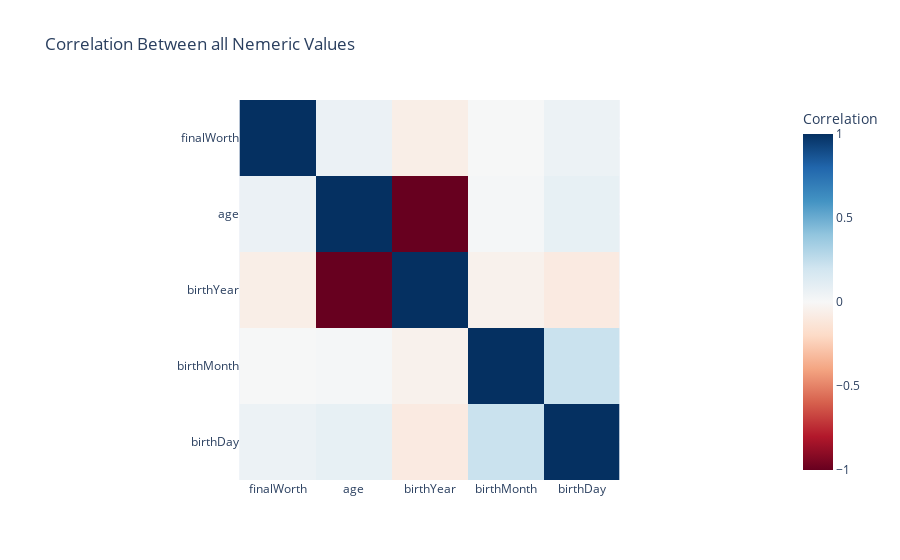

The cell this chart's notebook holds for it:
### Code cell
fig = px.imshow(corr_matrix.values,
                x=corr_matrix.columns,
                y=corr_matrix.index,
                color_continuous_scale='RdBu',
                zmin=-1, zmax=1,
                labels=dict( color='Correlation'),
                title='Correlation Between all Nemeric Values'
                )

fig.show()

### Figure 1 — Plotly figure (JSON) as saved in the notebook; plotly's stock layout.template omitted (floating-point values rounded to 4 significant figures)
{"data": [{"coloraxis": "coloraxis", "hovertemplate": "x: %{x}<br>y: %{y}<br>Correlation: %{z}<extra></extra>", "name": "0", "type": "heatmap", "x": ["finalWorth", "age", "birthYear", "birthMonth", "birthDay"], "xaxis": "x", "y": ["finalWorth", "age", "birthYear", "birthMonth", "birthDay"], "yaxis": "y", "z": [[1, 0.06515, -0.06482, 0.003199, 0.05944], [0.06515, 1, -0.999, 0.01351, 0.0829], [-0.06482, -0.999, 1, -0.04388, -0.09303], [0.003199, 0.01351, -0.04388, 1, 0.2212], [0.05944, 0.0829, -0.09303, 0.2212, 1]]}], "layout": {"coloraxis": {"cmax": 1, "cmin": -1, "colorbar": {"title": {"text": "Correlation"}}, "colorscale": [[0, "rgb(103,0,31)"], [0.1, "rgb(178,24,43)"], [0.2, "rgb(214,96,77)"], [0.3, "rgb(244,165,130)"], [0.4, "rgb(253,219,199)"], [0.5, "rgb(247,247,247)"], [0.6, "rgb(209,229,240)"], [0.7, "rgb(146,197,222)"], [0.8, "rgb(67,147,195)"], [0.9, "rgb(33,102,172)"], [1, "rgb(5,48,97)"]]}, "title": {"text": "Correlation Between all Nemeric Values"}, "xaxis": {"anchor": "y", "constrain": "domain", "domain": [0, 1], "scaleanchor": "y"}, "yaxis": {"anchor": "x", "autorange": "reversed", "constrain": "domain", "domain": [0, 1]}}}
